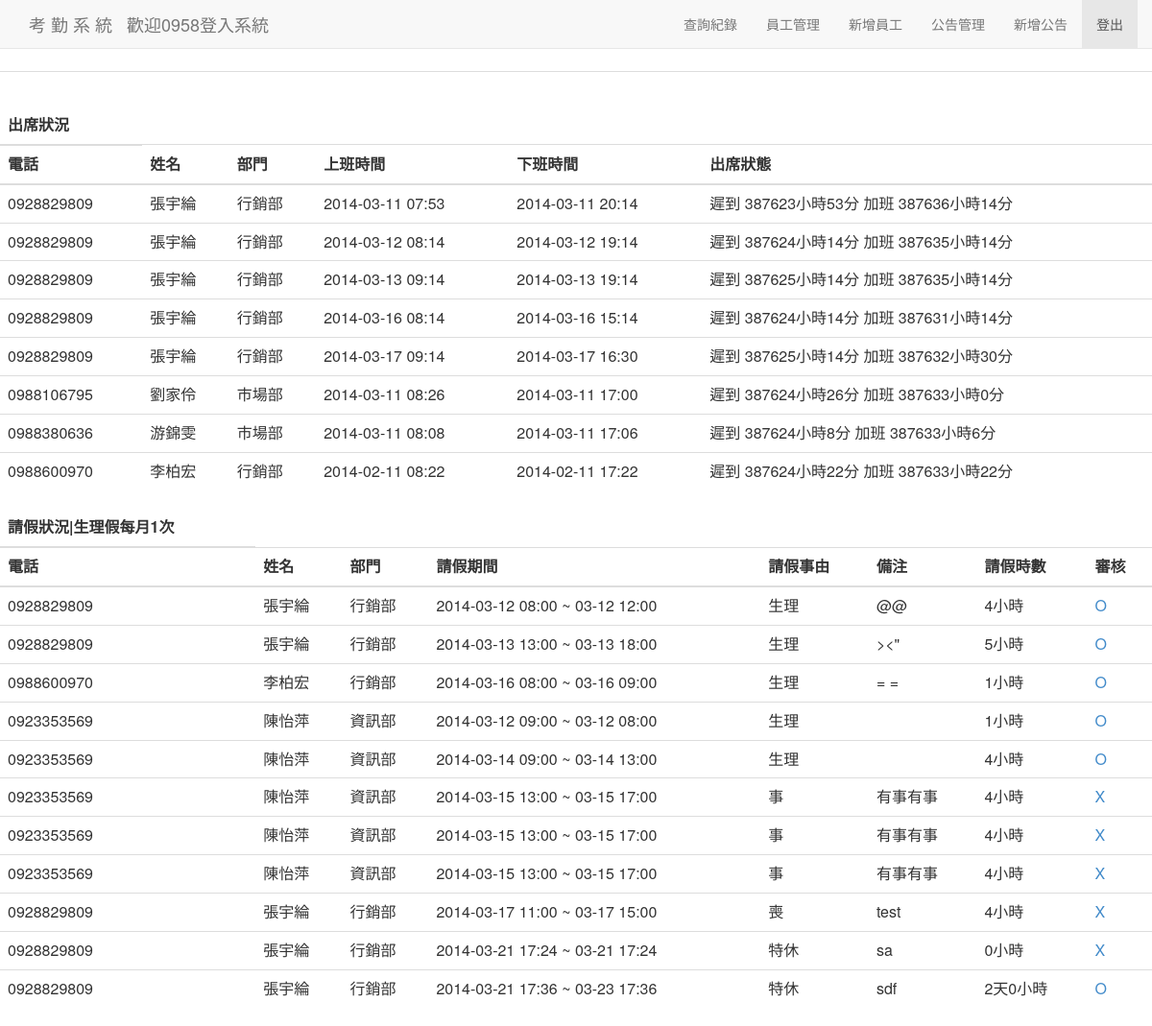
Page /leave_personal.php (signed in) on the committed database.
### tables this page shows
CREATE TABLE IF NOT EXISTS `vk` (
  `pk` int(11) NOT NULL AUTO_INCREMENT,
  `l_phone` varchar(50) NOT NULL,
  `l_start` datetime NOT NULL,
  `l_end` datetime NOT NULL,
  `l_condition` varchar(50) NOT NULL,
  `l_memo` text NOT NULL,
  `l_check` int(11) NOT NULL,
  `id` int(11) NOT NULL,
  PRIMARY KEY (`pk`),
  KEY `id` (`id`)
);

CREATE TABLE IF NOT EXISTS `user` (
  `id` int(11) NOT NULL AUTO_INCREMENT,
  `user_phone` varchar(50) NOT NULL,
  `user_pwd` int(11) NOT NULL COMMENT '預設生日',
  `user_name` varchar(50) NOT NULL COMMENT '姓名',
  `user_class` varchar(50) NOT NULL,
  `user_join` date NOT NULL,
  `user_permission` int(11) NOT NULL,
  PRIMARY KEY (`id`)
);

### leave_personal.php (the view, shortened to what this page needs)
<!doctype html>
<html lang="en">
<head>
  <link href="css/bootstrap.min.css" rel="stylesheet" media="screen">
</head>
<body>
  <?php   include_once("fixed.php");  ?>
<a class="btn btn-primary" href='admin.php' role='botton'>Back</a>
<br>
<br>
<br>
  <table class="table" >
 <td>
</td>
 <td> <?php include_once("re_var.php"); ?></td>
</table>
<table class="table" >
        <thead>
          <tr><th>出席狀況</th></tr>
          <tr>
            <th>電話</th>
            <th>姓名</th>
            <th>部門</th>
            <th>上班時間</th>
            <th>下班時間</th>
            <th>出席狀態</th>
          </tr>
        </thead>
        <tbody>
<?php
$sql = "SELECT user_phone, user_name,user_class, var_time
, MIN(var_time) AS var_first, MAX(var_time) AS var_last
FROM var INNER JOIN user ON var.id=user.id
WHERE user_permission = 2
$pick_name_sql
$pick_class_sql
$pick_year_sql
$pick_month_sql
$pick_day_sql
GROUP BY user_phone,YEAR(var_time), MONTH(var_time), DAY(var_time)";
$var = mysql_query($sql);
while ( $v_row = @mysql_fetch_assoc($var) ){
$var_first =  date('Y-m-d H:i',strtotime($v_row['var_first']));
$var_last =  date('Y-m-d H:i',strtotime($v_row['var_last']));
$clock_in_time = strtotime(date('H:i',strtotime($v_row['var_first'])));
$clock_uout_time = strtotime(date('H:i',strtotime($v_row['var_last'])));
$clock_on_time = strtotime($working_time);
$clock_out_time = strtotime($working_outtime);
$time_diff = round(abs($clock_in_time - $clock_on_time) / 60,2);
$time_outdiff = round(abs($clock_uout_time - $clock_out_time) / 60,2);
if ($time_diff >= 60) {
  $HHH = intval($time_diff/60);
  $MMM = $time_diff%60;
  $late = '遲到 '.$HHH.'小時'.$MMM.'分';
}else {
  $MMM = $time_diff%60;
  $late = '遲到 '.$MMM.'分';
}
if ($time_outdiff >=  60) {
  $HHH = intval($time_outdiff/60);
  $MMM = $time_outdiff%60;
  $lateout = '早退 '.$HHH.'小時'.$MMM.'分';
}else {
  $MMM = $time_outdiff%60;
  $lateout = '早退 '.$MMM.'分';
}
if ($time_outdiff >=  60) {
  $HHH = intval($time_outdiff/60);
  $MMM = $time_outdiff%60;
  $overtime = '加班 '.$HHH.'小時'.$MMM.'分';
}else {
  $MMM = $time_outdiff%60;
  $overtime = '加班 '.$MMM.'分';
}
?>
  <tr>
  <td><?php echo $v_row['user_phone'];?></td>
  <td><?php echo $v_row['user_name'];?></td>
  <td><?php
    if ($v_row['user_class'] == 2) echo "市場部";
    if ($v_row['user_class'] == 3) echo "行銷部";?>
  </td>
  <td><?php echo $var_first ;?></td>
  <td><?php echo $var_last ;?></td>
  <td>
 <?php
  if(date('H:i:s',strtotime($v_row['var_first'])) <= $working_time ) {
    echo '準時上班';
  }else {
    echo $late;
  }
  ?>
    <?php
  if(date('H:i:s',strtotime($v_row['var_last'])) >= $working_outtime ) {
    echo $overtime;
  }else {
    echo $lateout;
  }
  ?>
  </td>
  </tr>
<?php
}
$sql_l = "SELECT *
FROM vk INNER JOIN user ON vk.id=user.id
WHERE user_permission = 2
$pick_name_sql
$pick_class_sql
$pick_year_l_sql
$pick_month_l_sql
$pick_day_l_sql
";
$leave = mysql_query($sql_l);
?>
        </tbody>
</table>
<table class="table" >
        <thead>
          <tr><th>請假狀況|生理假每月1次</th></tr>
          <tr>
            <th>電話</th>
            <th>姓名</th>
            <th>部門</th>
            <th>請假期間</th>
            <th>請假事由</th>
            <th>備注</th>
            <th>請假時數</th>
            <th>審核</th>
          </tr>
        </thead>
        <tbody>
<?php
while ( $l_row = @mysql_fetch_assoc($leave) ){
  $l_start = date('Y-m-d H:i',strtotime($l_row['l_start']));
  $start = strtotime(date('Y-m-d H:i',strtotime($l_row['l_start'])));
  $end = strtotime(date('Y-m-d H:i',strtotime($l_row['l_end'])));
  $time_intervel = (int)round(abs($end - $start)/3600,2);
  $short_end = date('m-d H:i',strtotime($l_row['l_end']));
  if ($time_intervel >= 24) {
  $DDD = intval($time_intervel/24);
  $HHH = $time_intervel%24;
  $time_intervel = $DDD."天".$HHH."小時";
  }else {
  $HHH = $time_intervel%24;
  $time_intervel = $HHH."小時";
  }
?>
  <tr>
  <td><?php echo $l_row['user_phone'];?></td>
  <td><?php echo $l_row['user_name'];?></td>
  <td><?php
    if ($l_row['user_class'] == 1) echo "資訊部";
    if ($l_row['user_class'] == 3) echo "行銷部";?></td>
  <td><?php echo $l_start." ~ ".$short_end;?></td>
  <td><?php
    if ($l_row['l_condition'] == 2) echo "喪";
    if ($l_row['l_condition'] == 3) echo "事";
    if ($l_row['l_condition'] == 5) echo "生理";
    if ($l_row['l_condition'] == 6) echo "特休";
      ?></td>
  <td><?php echo $l_row['l_memo'];?></td>
  <td><?php echo $time_intervel;?></td>
  <td><a href="leave_check.php?pk=<?php echo $l_row['pk'] ?>">
      <?php if($l_row['l_check'] == 1) echo "O";
            elseif ($l_row['l_check'] == 0) echo "X";
      ?>
      </a></td>
  </tr>
<?php
}
?>
       </tbody>
</table>
</body>
</html>

### rows in the picture
vk: user.user_phone "0928829809", user.user_name "張宇綸", shows "行銷部", l_start "2014-03-12 08:00", l_end "03-12 12:00", l_condition "生理", l_memo "@@", time_intervel "4小時", l_check "O"
vk: user.user_phone "0928829809", user.user_name "張宇綸", shows "行銷部", l_start "2014-03-13 13:00", l_end "03-13 18:00", l_condition "生理", l_memo "><\"", time_intervel "5小時", l_check "O"
vk: user.user_phone "0988600970", user.user_name "李柏宏", shows "行銷部", l_start "2014-03-16 08:00", l_end "03-16 09:00", l_condition "生理", l_memo "= =", time_intervel "1小時", l_check "O"
vk: user.user_phone "0923353569", user.user_name "陳怡萍", shows "資訊部", l_start "2014-03-12 09:00", l_end "03-12 08:00", l_condition "生理", time_intervel "1小時", l_check "O"
vk: user.user_phone "0923353569", user.user_name "陳怡萍", shows "資訊部", l_start "2014-03-14 09:00", l_end "03-14 13:00", l_condition "生理", time_intervel "4小時", l_check "O"
vk: user.user_phone "0923353569", user.user_name "陳怡萍", shows "資訊部", l_start "2014-03-15 13:00", l_end "03-15 17:00", l_condition "事", l_memo "有事有事", time_intervel "4小時", l_check "X"
vk: user.user_phone "0923353569", user.user_name "陳怡萍", shows "資訊部", l_start "2014-03-15 13:00", l_end "03-15 17:00", l_condition "事", l_memo "有事有事", time_intervel "4小時", l_check "X"
vk: user.user_phone "0923353569", user.user_name "陳怡萍", shows "資訊部", l_start "2014-03-15 13:00", l_end "03-15 17:00", l_condition "事", l_memo "有事有事", time_intervel "4小時", l_check "X"
vk: user.user_phone "0928829809", user.user_name "張宇綸", shows "行銷部", l_start "2014-03-17 11:00", l_end "03-17 15:00", l_condition "喪", l_memo "test", time_intervel "4小時", l_check "X"
vk: user.user_phone "0928829809", user.user_name "張宇綸", shows "行銷部", l_start "2014-03-21 17:24", l_end "03-21 17:24", l_condition "特休", l_memo "sa", time_intervel "0小時", l_check "X"
vk: user.user_phone "0928829809", user.user_name "張宇綸", shows "行銷部", l_start "2014-03-21 17:36", l_end "03-23 17:36", l_condition "特休", l_memo "sdf", time_intervel "2天0小時", l_check "O"

### other values in the picture
$_SESSION['username'] "0958"
$v_row['user_phone'] "0928829809"
$v_row['user_name'] "張宇綸"
$var_first "2014-03-11 07:53"
$var_last "2014-03-11 20:14"
$late "遲到 387623小時53分"
$overtime "加班 387636小時14分"
$var_first "2014-03-12 08:14"
$var_last "2014-03-12 19:14"
$late "遲到 387624小時14分"
$overtime "加班 387635小時14分"
$var_first "2014-03-13 09:14"
$var_last "2014-03-13 19:14"
$late "遲到 387625小時14分"
$var_first "2014-03-16 08:14"
